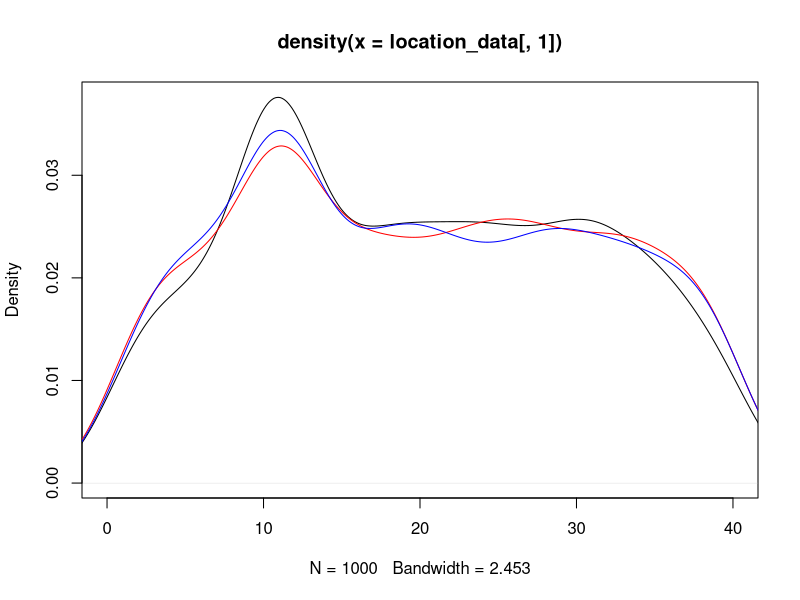
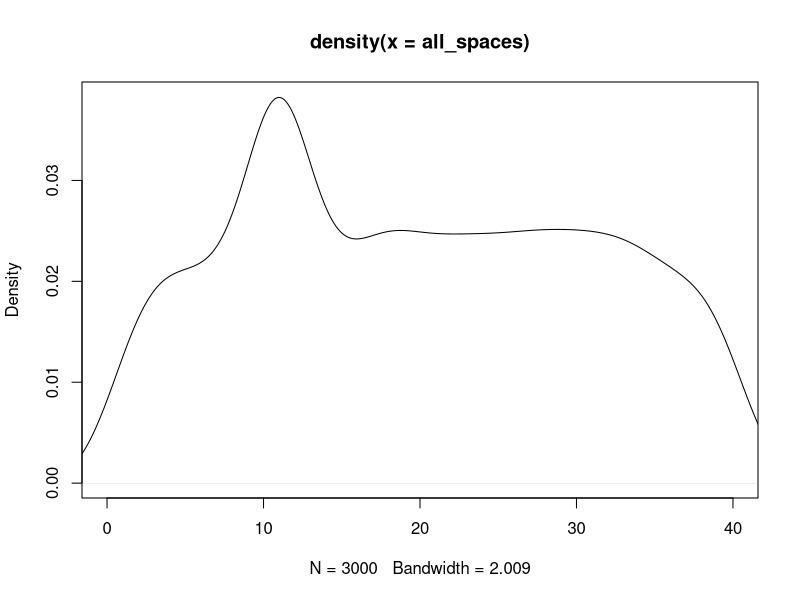

Here is the R script that generated these plots, in order:
## ---- chunk 1
knitr::opts_chunk$set(echo = TRUE)
## ---- chunk 2
#libraries
library(dplyr)
library(ggplot2)

## ---- chunk 3
#Kayleigh
##LET'S GET MOVING

monopolyBoard <- read.csv("MonopolyBoard.csv", header = T)
monopolyBoard

# Using dice rolls to determine where a player will land on the board
#input: "location"; a number 1-40; where the player is on the board
#output: the amount of spaces the player will move until they are on their new location

#note that this is only accounting for standard dice rolls, no special rules yet...

lets_move = function(location) {
  dice_roll_1 <- sample(1:6, 1, replace = TRUE)
  dice_roll_2 <- sample(1:6, 1, replace = TRUE)
  
  roll_total <- sum(dice_roll_1, dice_roll_2)
  roll_double <- dice_roll_1 == dice_roll_2
  
    location = location + roll_total
    
  if (location <= 40) {
    location = location
  } else {
    location = location - 40
  }
  
  space = monopolyBoard$name[monopolyBoard$spaces == location]
  
  print("You're moving forward...")
  print(roll_total)
  
  print("You're on space...")
  print(location)
  
  #print(space) #This prints out the name of the space that they land on. 
}

#testers
lets_move(1)
lets_move(25)
lets_move(38)
lets_move(40)



#A function to move players around the board and to play Monopoly!
#input: "turns"; the amount of turns we should take
#output: a player's new location on the board

lets_play = function(turns) {
  location = 1
  print("Starting Location: GO!")
  for (i in 1:turns) {
    location = lets_move(location)
  }
  print("You've landed on...")
  return(location)
}



lets_play(10) #tester #in this example if you look at a reference monopoly board and "walk" your way around the board with each move being the number in each output, you'll land on the space on the board corresponding to the final output (when counting "GO" as 1 and/or 40) 

#testers 
#"lets_move" and "lets_play" have both been edited to print out phrases for each roll and move to make it easier to determine how the player is moving. 
#"You're moving forward..." gives the player's roll
#"You're on space..." is the players position after 1 turn/"lets_move"
  # Later try to switch this print statement to the name of the spot that the player is on 
#"You've landed on..." gives the final location after running "lets_play" for "x" turns.
  # Later try to switch this print statement to the name of the spot that the player is on 

lets_play(3)
lets_play(10)


## ---- chunk 4
##CHANCE AND COMMUNITY CHEST CARDS
Card_Numbers <- c(1, 2, 3, 4, 5, 6, 7, 8, 9, 10, 11, 12, 13, 14, 15, 16)

Chance_Cards <- c("Advance to Boardwalk", "Advance to Go (Collect $200)", "Advance to Illinois Avenue. If you pass Go, collect $200", "Advance to St. Charles Place. If you pass Go, collect $200", "Advance to the nearest Railroad. If unowned, you may buy it from the Bank. If owned, pay owner twice the rental to which they are otherwise entitled", "Advance to the nearest Railroad. If unowned, you may buy it from the Bank. If owned, pay owner twice the rental to which they are otherwise entitled", "Advance token to nearest Utility. If unowned, you may buy it from the Bank. If owned, throw dice and pay owner a total ten times amount thrown", "Bank pays you dividend of $50", "Get Out of Jail Free", "Go Back 3 Spaces", "Go to Jail. Go directly to Jail, do not pass Go, do not collect $200", "Make general repairs on all your property. For each house pay $25. For each hotel pay $100", "Speeding fine $15", "Take a trip to Reading Railroad. If you pass Go, collect $200", "You have been elected Chairman of the Board. Pay each player $50", "Your building loan matures. Collect $150")

Chance <- data.frame(Chance_Cards, Card_Numbers)
Chance
##Chance cards to move a player to a new space:
  #1 -> Advance to Boardwalk (space 40)
  #2 -> Advance to Go (space 1)
  #3 -> Advance to Illinois Avenue (space 25)
  #4 -> Advance to St. Charles Place (space 12)
  #5 -> Advance to nearest Railroad (space(s) 6, 16, 26, 36)
  #6 -> Advance to nearest Railraod (space(s) 6, 16, 26, 36)
  #7 -> Advance to nearest Utility (space(s) 13, 29)
  #11 -> Go to Jail (space 11)
  #14 -> Take a trip to Reading Railroad (space 6)

Community_Chest_Cards <- c("Advance to Go (Collect $200)", "Bank error in your favor. Collect $200", "Doctor’s fee. Pay $50", "From sale of stock you get $50", "Get Out of Jail Free", "Go to Jail. Go directly to jail, do not pass Go, do not collect $200", "Holiday fund matures. Receive $100", "Income tax refund. Collect $20", "It is your birthday. Collect $10 from every player", "Life insurance matures. Collect $100", "Pay hospital fees of $100", "Pay school fees of $50", "Receive $25 consultancy fee", "You are assessed for street repair. $40 per house. $115 per hotel", "You have won second prize in a beauty contest. Collect $10", "You inherit $100")

Community_Chest <- data.frame(Community_Chest_Cards, Card_Numbers)
Community_Chest

##Community Chest Cards that move a player to a new space:
  #1 -> Advance to GO (space 1)
  #5 -> Go to Jail (space 11)


## ---- chunk 5
#Double Down -- addition of jail and double rolls
lets_move2 = function(location) {
  dice_roll_1 <- sample(1:6, 1, replace = TRUE)
  dice_roll_2 <- sample(1:6, 1, replace = TRUE)
  
  roll_total <- sum(dice_roll_1, dice_roll_2)
  roll_double <- dice_roll_1 == dice_roll_2
  
    location = location + roll_total # updates location to be previous location + roll total
    double3 = "false" # double3 is assigned "true" if the player double rolls 3x (as seen in if statement below), otherwise it is assigned "false" 
    
  # first double roll -> roll again
  if (roll_double == TRUE) {
    dice_roll_3 <- sample(1:6, 1, replace = TRUE)
    dice_roll_4 <- sample(1:6, 1, replace = TRUE)
    
    roll_total2 <- sum(dice_roll_3, dice_roll_4)
    roll_double2 <- dice_roll_3 == dice_roll_4
    
    location = location + roll_total2
    double3 = "false"
    
    # if player is at a location past 40, subtract 40 so they go back to the GO space at location "41"
    # this is included in each if statement below so that it applies if player has to roll again
    if (location <= 40) {
      location = location
    } else {
      location = location - 40
    }
     
      # second double roll -> roll again
      if (roll_double2 == TRUE) {
        dice_roll_5 <- sample(1:6, 1, replace = TRUE)
        dice_roll_6 <- sample(1:6, 1, replace = TRUE)
    
        roll_total3 <- sum(dice_roll_5, dice_roll_6)
        roll_double3 <- dice_roll_5 == dice_roll_6
    
        location = location + roll_total3
        double3 = "false"
        
        if (location <= 40) {
          location = location
        } else {
          location = location - 40
        }
        
        # third double roll -> go to jail
          if (roll_double3 == TRUE) {
            location = monopolyBoard$spaces[monopolyBoard$name == "Jail"]
            double3 = "true"
          }
      }
  }  
    
  if (location <= 40) {
    location = location
  } else {
    location = location - 40
  }
  
  listdata <- (list(location, double3)) # creates list for outputs "location" and "double3"
  # if you need to access location from this function, use lets_move2(location)[[1]]
  # if you need to access double3, use lets_move2(double3)[[2]]
  return(listdata)
  
}




lets_play2 = function(turns, players) {
  
  location_data <- as.data.frame(matrix(nrow = turns, ncol = players)) # dataframe will keep data for locations of players for each turn
  double3data <- as.data.frame(matrix(nrow = turns, ncol = players)) # dataframe will say "true" if player double rolled 3x (which lands them in jail) and "false" if they didn't double roll 3x
  
  for (j in 1:players) { # rotates through each player
    location = 1 # each player starts at location 1
    double3 = 0 # initializing "double3" which will be later assigned a "true" or "false" based on if player double rolled 3x
  
    for (i in 1:turns) { # iterates through number of turns
      
        location = lets_move2(location)[[1]] # takes location from lets_move2 function and assigns it to location
        location_data[i,j] <- as.integer(location) # puts location value into the dataframe of locations for each player
        double3data[i,j] <- lets_move2(double3)[[2]] # takes "true" or "false" value from double3 and adds it to double3data dataframe
        
      # deals with landing in jail from "go to jail" space and staying there for next 3 turns
      if (31 %in% location_data[i-1,j]) { # if you landed on 31 in the last turn (i-1 turn), you go to jail (space 11) for the ith turn
        location <- 11
        location_data[i,j] <- as.integer(location) # new location is 11
      } else if (11 %in% location_data[i-1,j] & 31 %in% location_data[i-2,j]) { # if you were on space 11 last turn AND you were on space 31 2 turns ago, you stay in jail (space 11) for turn i
        location <- 11
        location_data[i,j] <- as.integer(location)
      } else if (11 %in% location_data[i-2,j] & 31 %in% location_data[i-3,j]) {
        location <- 11
        location_data[i,j] <- as.integer(location)
      }
        
      # landing in jail from 3x double roll and staying there for next 3 turns
      if (11 %in% location_data[i,j] & "true" %in% double3data[i-1,j]) { # if player's location is 11 (jail) and double3data is"true" (player double rolled 3x), player stays in jail. all 3 if/else if statements keep player in jail for the next 3 turns
        location <- 11
        location_data[i,j] <- as.integer(location)
      } else if (11 %in% location_data[i-1,j] & "true" %in% double3data[i-2,j]) { # 
        location <- 11
        location_data[i,j] <- as.integer(location)
      } else if (11 %in% location_data[i-2,j] & "true" %in% double3data[i-3,j]) {
        location <- 11
        location_data[i,j] <- as.integer(location)
      }
        
    }
  }
  #print(location_data)
  
  # creates density plot of frequency of landing on each space for each player
  plot(density(location_data[,1]), xlim = c(0,40), col = "black")
  
  colors <- c("red", "blue", "green")
  
  for (k in 2:players) {
    lines(density(location_data[,k]), col = colors[k-1]) # adds a density line for each player after the first
  }
  
  # creates density plot for total frequency landing on each space (all players spaces included)
  all_spaces <- as.vector(as.matrix(location_data))
  plot(density(all_spaces), xlim = c(0,40), col = "black")
  
}
 
lets_play2(1000, 3)

## ---- chunk 6


## ---- chunk 7

